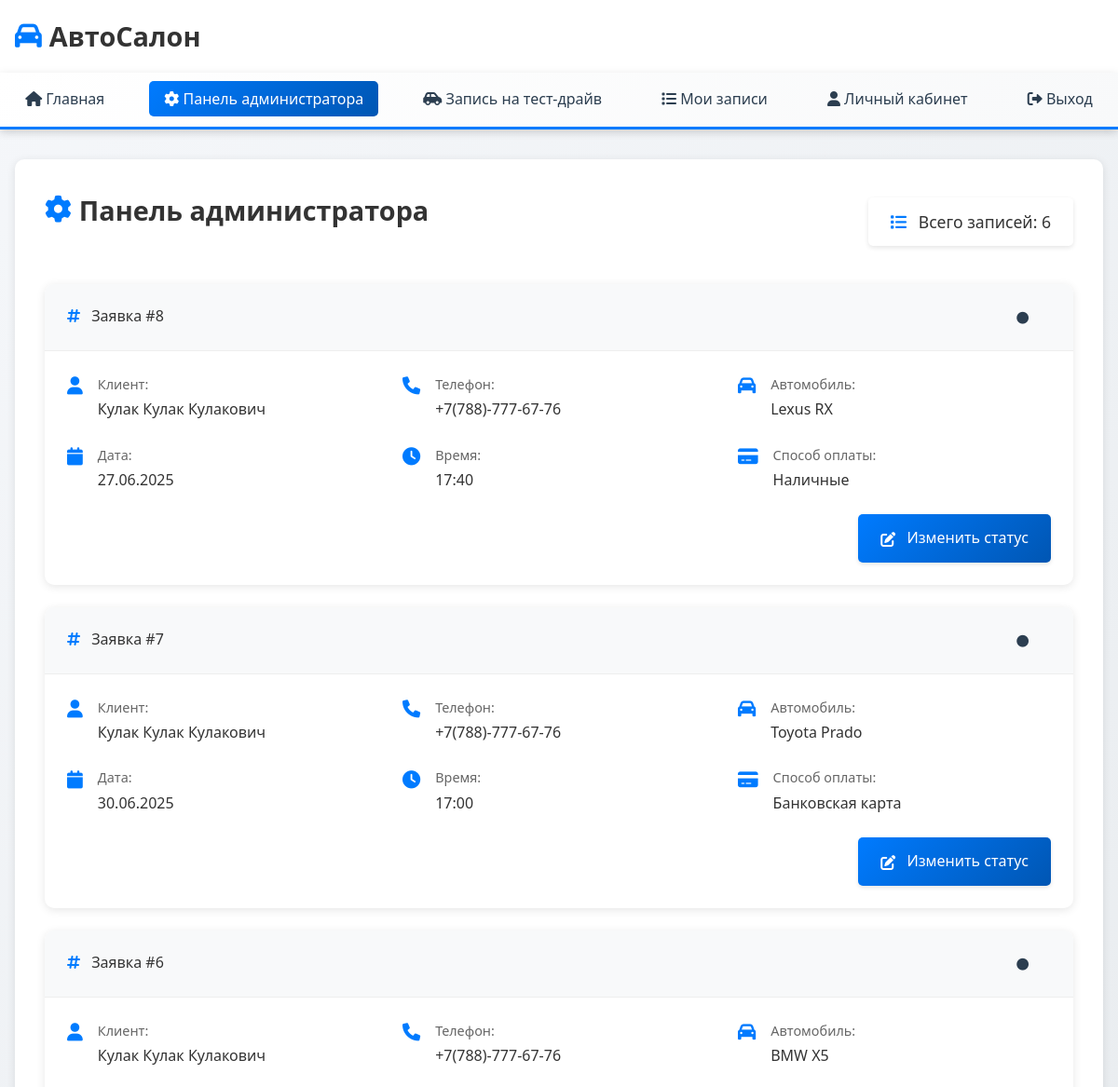
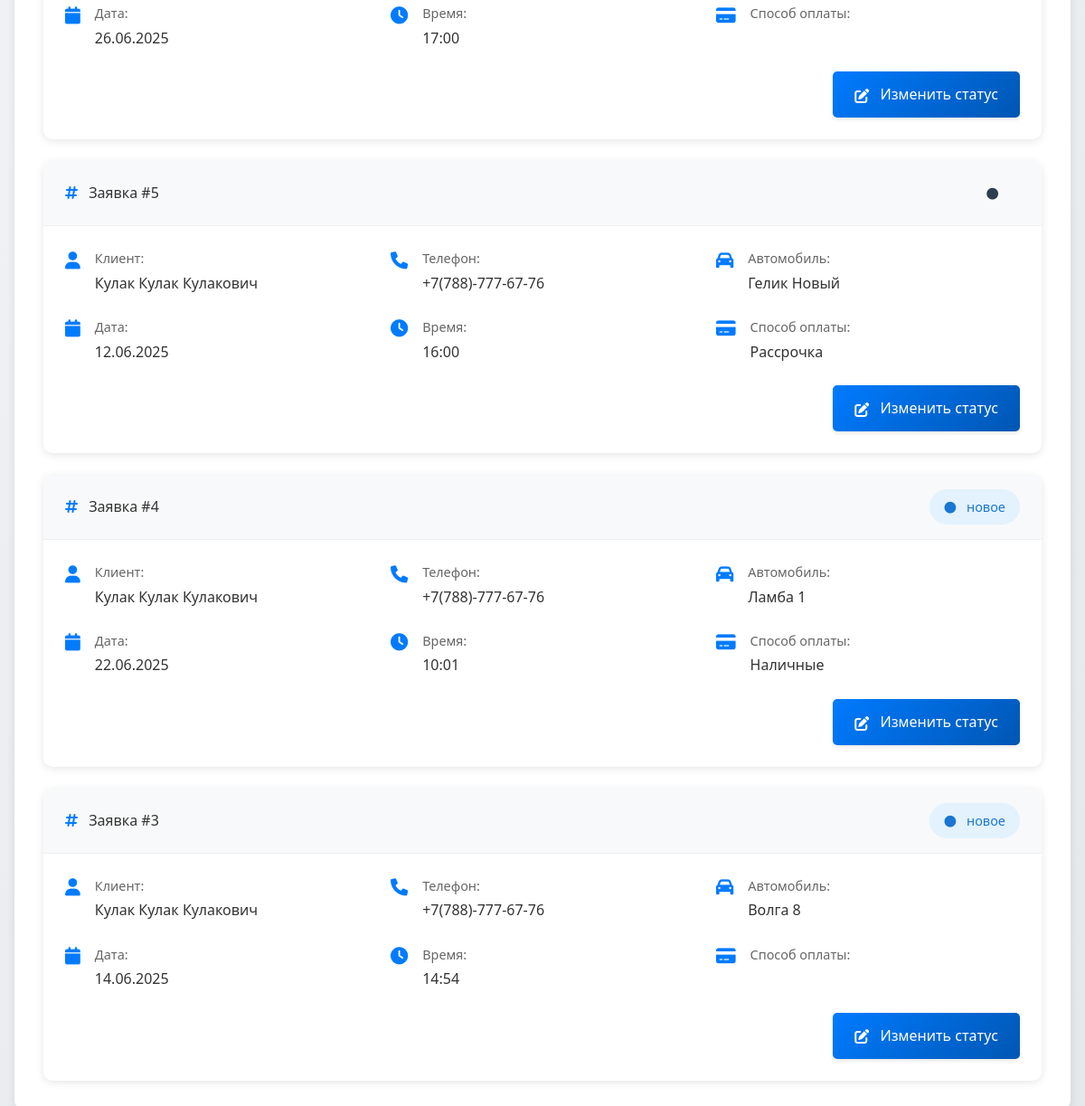
The page /admin.php (signed in) on the database its author committed (2 pictures, top to bottom).
### tables this page shows
CREATE TABLE `test_drive` (
  `id` int(11) NOT NULL,
  `user_id` int(11) NOT NULL,
  `car_brand` varchar(255) NOT NULL,
  `car_model` varchar(255) NOT NULL,
  `preferred_date` date NOT NULL,
  `preferred_time` time NOT NULL,
  `payment_type` enum('Наличные','Банковская карта','Рассрочка') NOT NULL,
  `status` enum('новое','подтверждено','отклонено') NOT NULL DEFAULT 'новое',
  `created_at` timestamp NOT NULL DEFAULT CURRENT_TIMESTAMP
);

CREATE TABLE `users` (
  `id` int(11) NOT NULL,
  `login` varchar(255) NOT NULL,
  `password` varchar(255) NOT NULL,
  `fio` varchar(255) NOT NULL,
  `phone` varchar(255) NOT NULL,
  `email` varchar(255) NOT NULL,
  `address` varchar(255) NOT NULL,
  `role_id` int(11) NOT NULL DEFAULT '1'
);

### admin.php (the view, shortened to what this page needs)
<?php
include_once("db.php");
$total_query = "SELECT COUNT(*) as total FROM test_drive";
$total_result = mysqli_query($link, $total_query);
$total = mysqli_fetch_assoc($total_result)['total'];
$query = "SELECT t.*, u.fio, u.phone
		  FROM test_drive t
		  JOIN users u ON t.user_id = u.id
		  ORDER BY t.id DESC";
$result = mysqli_query($link, $query);
?>
<!DOCTYPE html>
<html lang="ru">
<head>
	<link rel="stylesheet" href="style.css">
	<link rel="stylesheet" href="https://cdnjs.cloudflare.com/ajax/libs/font-awesome/6.0.0/css/all.min.css">
</head>
<body>
	<header>
		<div class="header-content">
			<h1><i class="fas fa-car"></i> АвтоСалон</h1>
		</div>
		<nav>
			<ul>
				<li><a href="main.php"><i class="fas fa-home"></i> Главная</a></li>
				<li><a href="admin.php" class="active"><i class="fas fa-cog"></i> Панель администратора</a></li>
				<li><a href="test_drive.php"><i class="fas fa-car-side"></i> Запись на тест-драйв</a></li>
				<li><a href="my_test_drives.php"><i class="fas fa-list"></i> Мои записи</a></li>
				<li><a href="lk.php"><i class="fas fa-user"></i> Личный кабинет</a></li>
				<li><a href="logout.php"><i class="fas fa-sign-out-alt"></i> Выход</a></li>
			</ul>
		</nav>
	</header>
	<main>
		<div class="container">
			<div class="page-header">
				<h2><i class="fas fa-cog"></i> Панель администратора</h2>
				<div class="total-count">
					<i class="fas fa-list"></i> Всего записей: <?php echo $total; ?>
				</div>
			</div>
			<div class="test-drives-list">
				<?php if(mysqli_num_rows($result) > 0): ?>
					<?php while($row = mysqli_fetch_assoc($result)): ?>
						<div class="test-drive-card">
							<div class="test-drive-header">
								<div class="test-drive-id">
									<i class="fas fa-hashtag"></i> Заявка #<?php echo $row['id']; ?>
								</div>
								<div class="test-drive-status <?php echo $row['status']; ?>">
									<i class="fas fa-circle"></i> <?php echo ucfirst($row['status']); ?>
								</div>
							</div>
							<div class="test-drive-content">
								<div class="test-drive-info">
									<div class="info-group">
										<i class="fas fa-user"></i>
										<div>
											<span class="label">Клиент:</span>
											<span class="value"><?php echo htmlspecialchars($row['fio']); ?></span>
										</div>
									</div>
									<div class="info-group">
										<i class="fas fa-phone"></i>
										<div>
											<span class="label">Телефон:</span>
											<span class="value"><?php echo htmlspecialchars($row['phone']); ?></span>
										</div>
									</div>
									<div class="info-group">
										<i class="fas fa-car"></i>
										<div>
											<span class="label">Автомобиль:</span>
											<span class="value"><?php echo htmlspecialchars($row['car_brand'] . ' ' . $row['car_model']); ?></span>
										</div>
									</div>
									<div class="info-group">
										<i class="fas fa-calendar"></i>
										<div>
											<span class="label">Дата:</span>
											<span class="value"><?php echo date('d.m.Y', strtotime($row['preferred_date'])); ?></span>
										</div>
									</div>
									<div class="info-group">
										<i class="fas fa-clock"></i>
										<div>
											<span class="label">Время:</span>
											<span class="value"><?php echo date('H:i', strtotime($row['preferred_time'])); ?></span>
										</div>
									</div>
									<div class="info-group">
										<i class="fas fa-credit-card"></i>
										<div>
											<span class="label">Способ оплаты:</span>
											<span class="value"><?php echo htmlspecialchars($row['payment_type']); ?></span>
										</div>
									</div>
								</div>
								<div class="test-drive-actions">
									<a href="update.php?id=<?php echo $row['id']; ?>" class="btn btn-primary">
										<i class="fas fa-edit"></i> Изменить статус
									</a>
								</div>
							</div>
						</div>
					<?php endwhile; ?>
				<?php else: ?>
					<div class="no-records">
						<i class="fas fa-info-circle"></i> Записей на тест-драйв пока нет
					</div>
				<?php endif; ?>
			</div>
		</div>
	</main>
</body>
</html>

### db.php (shortened to what this page needs)
<!DOCTYPE html>
<html lang="ru">
<head>
	<link rel="stylesheet" type="text/css" href="style.css">
</head>
<body>
</body>
</html>

### style.css (style rules this page uses)
* { margin: 0; padding: 0; box-sizing: border-box; }
body { font-family: 'Segoe UI', Tahoma, Geneva, Verdana, sans-serif; line-height: 1.6; color: #2c3e50; background: linear-gradient(135deg, #f5f7fa 0%, #e4e8eb 100%); min-height: 100vh; }
header { background: #fff; box-shadow: 0 2px 10px rgba(0, 0, 0, 0.1); position: sticky; top: 0; z-index: 1000; }
.header-content { max-width: 1200px; margin: 0 auto; padding: 1rem; display: flex; justify-content: space-between; align-items: center; }
header h1 { font-size: 1.8rem; color: #333; display: flex; align-items: center; gap: 0.5rem; }
header h1 i { color: #007bff; }
nav { background: linear-gradient(135deg, #ffffff 0%, #f8f9fa 100%); padding: 1rem 0; box-shadow: 0 2px 10px rgba(0, 0, 0, 0.1); border-bottom: 3px solid #007bff; }
nav ul { list-style: none; display: flex; justify-content: center; gap: 2rem; margin: 0; padding: 0; }
nav a { color: #2c3e50; text-decoration: none; font-weight: 500; padding: 0.5rem 1rem; border-radius: 5px; transition: all 0.3s ease; position: relative; }
nav a.active { background: linear-gradient(135deg, #007bff 0%, #0056b3 100%); color: #fff; }
main { max-width: 1200px; margin: 2rem auto; padding: 0 1rem; }
.container { background: #fff; border-radius: 10px; box-shadow: 0 2px 10px rgba(0, 0, 0, 0.1); padding: 2rem; margin-bottom: 2rem; }
h2 { font-size: 1.8rem; color: #333; margin-bottom: 1.5rem; display: flex; align-items: center; gap: 0.5rem; }
h2 i { color: #007bff; }
.btn { display: inline-block; padding: 0.8rem 1.5rem; background: linear-gradient(135deg, #007bff 0%, #0056b3 100%); color: #fff; border: none; border-radius: 5px; font-size: 1rem; font-weight: 500; text-decoration: none; cursor: pointer; transition: all 0.3s ease; text-align: center; box-shadow: 0 2px 4px rgba(0, 0, 0, 0.1); }
.btn i { margin-right: 8px; font-size: 1rem; vertical-align: middle; }
@media (max-width: 1200px) { .header-content { padding: 1rem; } }

### admin.php (style rules this page uses)
.page-header { display: flex; justify-content: space-between; align-items: center; margin-bottom: 2rem; }
.total-count { background: #fff; padding: 0.75rem 1.5rem; border-radius: 5px; box-shadow: 0 2px 5px rgba(0,0,0,0.1); font-size: 1.1rem; color: #333; }
.total-count i { color: #007bff; margin-right: 0.5rem; }
.test-drives-list { display: grid; gap: 1.5rem; }
.test-drive-card { background: #fff; border-radius: 10px; box-shadow: 0 2px 10px rgba(0,0,0,0.1); overflow: hidden; }
.test-drive-header { display: flex; justify-content: space-between; align-items: center; padding: 1rem 1.5rem; background: #f8f9fa; border-bottom: 1px solid #eee; }
.test-drive-id { font-weight: 500; color: #333; }
.test-drive-id i { color: #007bff; margin-right: 0.5rem; }
.test-drive-status { padding: 0.5rem 1rem; border-radius: 20px; font-size: 0.9rem; font-weight: 500; }
.test-drive-status i { margin-right: 0.5rem; font-size: 0.8rem; }
.test-drive-status.новое { background: #e3f2fd; color: #1976d2; }
.test-drive-content { padding: 1.5rem; }
.test-drive-info { display: grid; grid-template-columns: repeat(auto-fit, minmax(250px, 1fr)); gap: 1.5rem; margin-bottom: 1.5rem; }
.info-group { display: flex; align-items: flex-start; gap: 1rem; }
.info-group i { color: #007bff; font-size: 1.2rem; margin-top: 0.2rem; }
.info-group .label { display: block; font-size: 0.9rem; color: #666; margin-bottom: 0.2rem; }
.info-group .value { font-weight: 500; color: #333; }
.test-drive-actions { display: flex; justify-content: flex-end; gap: 1rem; }

### rows shown on the page
test_drive: id "8", user.fio "Кулак Кулак Кулакович", user.phone "+7(788)-777-67-76", car_brand+car_model "Lexus RX", preferred_date "27.06.2025", preferred_time "17:40", payment_type "Наличные"
test_drive: id "7", user.fio "Кулак Кулак Кулакович", user.phone "+7(788)-777-67-76", car_brand+car_model "Toyota Prado", preferred_date "30.06.2025", preferred_time "17:00", payment_type "Банковская карта"
test_drive: id "6", user.fio "Кулак Кулак Кулакович", user.phone "+7(788)-777-67-76", car_brand+car_model "BMW X5", preferred_date "26.06.2025", preferred_time "17:00"
test_drive: id "5", user.fio "Кулак Кулак Кулакович", user.phone "+7(788)-777-67-76", car_brand+car_model "Гелик Новый", preferred_date "12.06.2025", preferred_time "16:00", payment_type "Рассрочка"
test_drive: id "4", status "новое", user.fio "Кулак Кулак Кулакович", user.phone "+7(788)-777-67-76", car_brand+car_model "Ламба 1", preferred_date "22.06.2025", preferred_time "10:01", payment_type "Наличные"
test_drive: id "3", status "новое", user.fio "Кулак Кулак Кулакович", user.phone "+7(788)-777-67-76", car_brand+car_model "Волга 8", preferred_date "14.06.2025", preferred_time "14:54"

### other values the page prints
$total "6"
